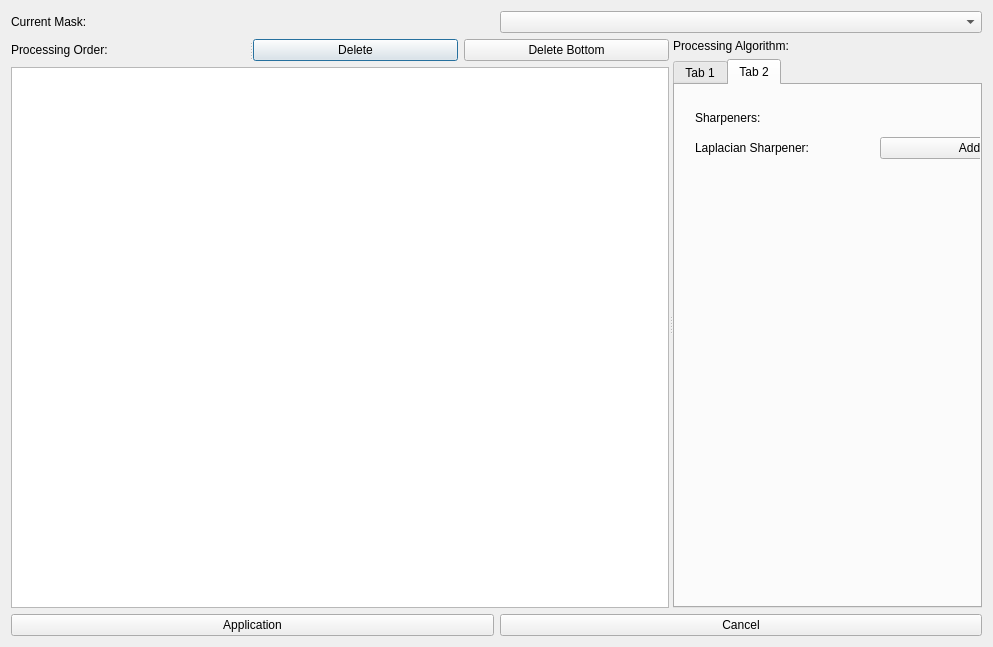
<?xml version="1.0" encoding="UTF-8"?>
<ui version="4.0">
 <class>ImageProcessingDialog</class>
 <widget class="QDialog" name="ImageProcessingDialog">
  <property name="geometry">
   <rect>
    <x>0</x>
    <y>0</y>
    <width>993</width>
    <height>647</height>
   </rect>
  </property>
  <property name="windowTitle">
   <string>Image Processing</string>
  </property>
  <layout class="QGridLayout" name="gridLayout">
   <item row="0" column="0">
    <layout class="QVBoxLayout" name="verticalLayout_5">
     <item>
      <layout class="QHBoxLayout" name="horizontalLayout_4">
       <item>
        <widget class="QLabel" name="label_2">
         <property name="text">
          <string>Current Mask:</string>
         </property>
        </widget>
       </item>
       <item>
        <widget class="QComboBox" name="maskComboBox"/>
       </item>
      </layout>
     </item>
     <item>
      <widget class="QSplitter" name="splitter_2">
       <property name="orientation">
        <enum>Qt::Vertical</enum>
       </property>
       <widget class="QSplitter" name="splitter">
        <property name="orientation">
         <enum>Qt::Horizontal</enum>
        </property>
        <property name="opaqueResize">
         <bool>false</bool>
        </property>
        <property name="childrenCollapsible">
         <bool>false</bool>
        </property>
        <widget class="QWidget" name="layoutWidget">
         <layout class="QVBoxLayout" name="verticalLayout_4">
          <item>
           <widget class="QSplitter" name="splitter_3">
            <property name="orientation">
             <enum>Qt::Horizontal</enum>
            </property>
            <widget class="QLabel" name="label_3">
             <property name="text">
              <string>Processing Order:</string>
             </property>
            </widget>
            <widget class="QWidget" name="layoutWidget">
             <layout class="QHBoxLayout" name="horizontalLayout_5">
              <item>
               <widget class="QPushButton" name="deleteButton">
                <property name="text">
                 <string>Delete</string>
                </property>
               </widget>
              </item>
              <item>
               <widget class="QPushButton" name="deleteBottomButton">
                <property name="text">
                 <string>Delete Bottom</string>
                </property>
               </widget>
              </item>
             </layout>
            </widget>
           </widget>
          </item>
          <item>
           <widget class="QListWidget" name="orderListWidget"/>
          </item>
         </layout>
        </widget>
        <widget class="QWidget" name="layoutWidget">
         <layout class="QVBoxLayout" name="verticalLayout_3">
          <item>
           <widget class="QLabel" name="label">
            <property name="text">
             <string>Processing Algorithm:</string>
            </property>
           </widget>
          </item>
          <item>
           <widget class="QTabWidget" name="algorithmWidget">
            <property name="currentIndex">
             <number>1</number>
            </property>
            <widget class="QWidget" name="Sharpening">
             <attribute name="title">
              <string>Tab 1</string>
             </attribute>
             <widget class="QWidget" name="layoutWidget">
              <property name="geometry">
               <rect>
                <x>20</x>
                <y>20</y>
                <width>379</width>
                <height>54</height>
               </rect>
              </property>
              <layout class="QVBoxLayout" name="verticalLayout">
               <item>
                <widget class="QLabel" name="label_4">
                 <property name="text">
                  <string>Filters:</string>
                 </property>
                </widget>
               </item>
               <item>
                <layout class="QHBoxLayout" name="horizontalLayout">
                 <item>
                  <widget class="QLabel" name="gaussFilterLabel">
                   <property name="text">
                    <string>Gauss Filter:</string>
                   </property>
                  </widget>
                 </item>
                 <item>
                  <widget class="QPushButton" name="gaussFilterAddButton">
                   <property name="text">
                    <string>Add</string>
                   </property>
                  </widget>
                 </item>
                </layout>
               </item>
              </layout>
             </widget>
            </widget>
            <widget class="QWidget" name="Filtering">
             <attribute name="title">
              <string>Tab 2</string>
             </attribute>
             <widget class="QWidget" name="layoutWidget">
              <property name="geometry">
               <rect>
                <x>20</x>
                <y>20</y>
                <width>364</width>
                <height>54</height>
               </rect>
              </property>
              <layout class="QVBoxLayout" name="verticalLayout_2">
               <item>
                <widget class="QLabel" name="label_5">
                 <property name="text">
                  <string>Sharpeners:</string>
                 </property>
                </widget>
               </item>
               <item>
                <layout class="QHBoxLayout" name="horizontalLayout_2">
                 <item>
                  <widget class="QLabel" name="laplacianSharpenerLabel">
                   <property name="text">
                    <string>Laplacian Sharpener:</string>
                   </property>
                  </widget>
                 </item>
                 <item>
                  <widget class="QPushButton" name="laplacianSharpenerAddButton">
                   <property name="text">
                    <string>Add</string>
                   </property>
                  </widget>
                 </item>
                </layout>
               </item>
              </layout>
             </widget>
            </widget>
           </widget>
          </item>
         </layout>
        </widget>
       </widget>
      </widget>
     </item>
     <item>
      <layout class="QHBoxLayout" name="horizontalLayout_3">
       <item>
        <widget class="QPushButton" name="applicationButton">
         <property name="text">
          <string>Application</string>
         </property>
        </widget>
       </item>
       <item>
        <widget class="QPushButton" name="cancelButton">
         <property name="text">
          <string>Cancel</string>
         </property>
        </widget>
       </item>
      </layout>
     </item>
    </layout>
   </item>
  </layout>
 </widget>
 <resources/>
 <connections/>
</ui>
